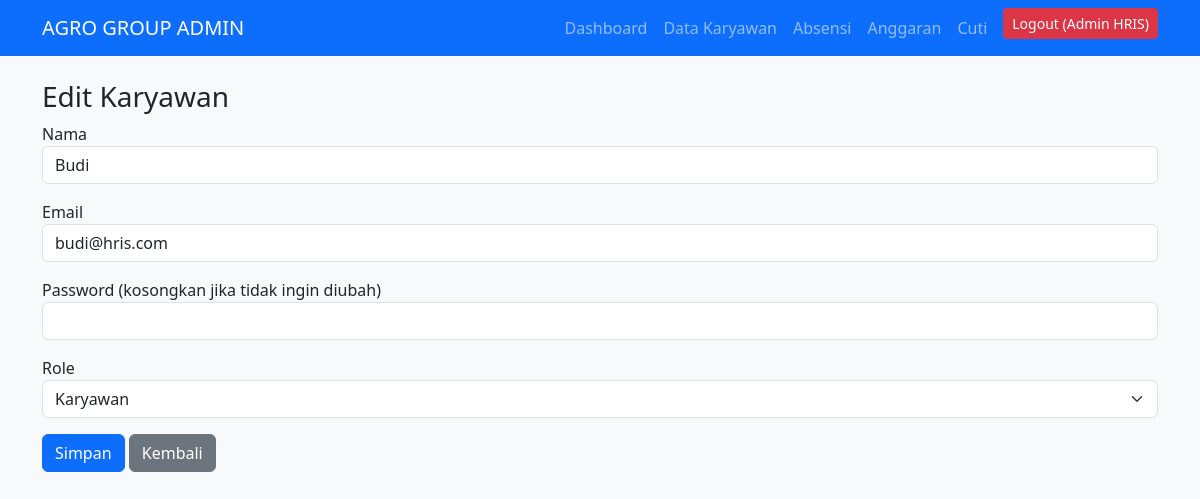
/admin/edit_karyawan.php?id=3 (signed in), run on the app's committed database.
### tables this page shows
CREATE TABLE `karyawan` (
  `id` int(11) NOT NULL,
  `nama` varchar(100) NOT NULL,
  `email` varchar(100) NOT NULL,
  `password` varchar(255) NOT NULL,
  `role` enum('admin','karyawan') DEFAULT 'karyawan',
  `sisa_cuti` int(11) DEFAULT 4
);

### admin/edit_karyawan.php (the view, shortened to what this page needs)
<?php
require '../config/db.php';
$id = $_GET['id'] ?? 0;
$stmt = $conn->prepare("SELECT * FROM karyawan WHERE id=?");
$stmt->bind_param("i",$id);
$stmt->execute();
$user = $stmt->get_result()->fetch_assoc();
?>
<!DOCTYPE html>
<html lang="id">
<head>
<link href="https://cdn.jsdelivr.net/npm/bootstrap@5.3.3/dist/css/bootstrap.min.css" rel="stylesheet">
</head>
<body class="bg-light">
<?php include '../includes/navbar.php'; ?>
<div class="container mt-4">
    <h3>Edit Karyawan</h3>
    <form method="POST">
        <div class="mb-3">
            <label>Nama</label>
            <input type="text" name="nama" class="form-control" value="<?= htmlspecialchars($user['nama']); ?>" required>
        </div>
        <div class="mb-3">
            <label>Email</label>
            <input type="email" name="email" class="form-control" value="<?= htmlspecialchars($user['email']); ?>" required>
        </div>
        <div class="mb-3">
            <label>Password (kosongkan jika tidak ingin diubah)</label>
            <input type="password" name="password" class="form-control">
        </div>
        <div class="mb-3">
            <label>Role</label>
            <select name="role" class="form-select">
                <option value="karyawan" <?= $user['role']=='karyawan'?'selected':''; ?>>Karyawan</option>
            </select>
        </div>
        <button type="submit" class="btn btn-primary">Simpan</button>
        <a href="admin_data.php" class="btn btn-secondary">Kembali</a>
    </form>
</div>
</body>
</html>

### data on the page
karyawan: nama "Budi", email "budi@hris.com", role "Karyawan"

### other printed values
$role "ADMIN"
$nama "Admin HRIS"
